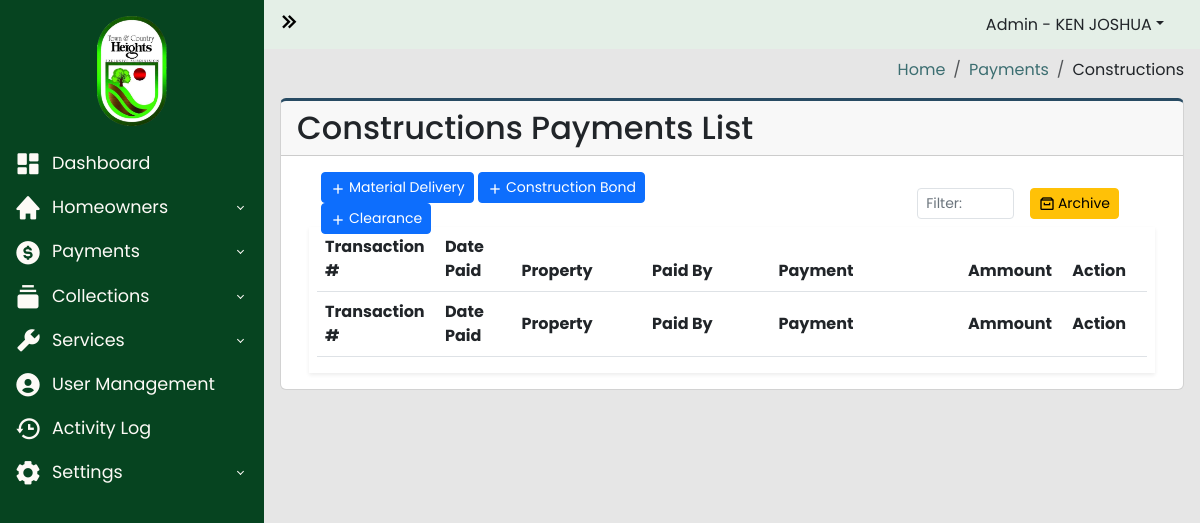
Page /payments/construction.php (signed in) on the earlier database version.
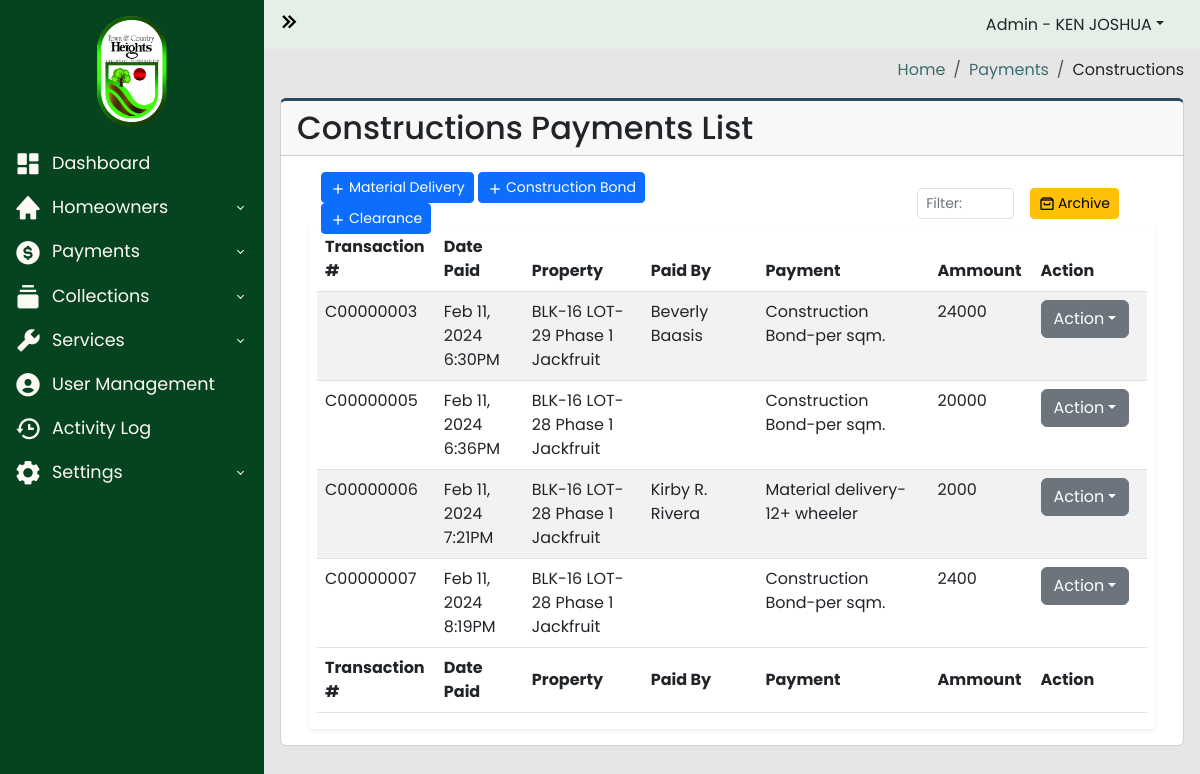
Same page on the later database version.
### tables this page shows
CREATE TABLE `construction_payment` (
  `id` int(255) NOT NULL,
  `transaction_number` varchar(255) NOT NULL,
  `property_id` int(255) NOT NULL,
  `collection_fee_id` int(255) NOT NULL,
  `paid` int(255) NOT NULL,
  `date_created` datetime NOT NULL,
  `delivery_date` datetime NOT NULL,
  `paid_by` varchar(255) NOT NULL,
  `refund` varchar(255) NOT NULL,
  `admin` varchar(255) NOT NULL,
  `archive` varchar(255) NOT NULL DEFAULT 'ACTIVE'
);

CREATE TABLE `property_list` (
  `id` int(100) NOT NULL,
  `homeowners_id` int(100) NOT NULL,
  `blk` varchar(100) NOT NULL,
  `lot` varchar(100) NOT NULL,
  `phase` varchar(100) NOT NULL,
  `street` varchar(100) NOT NULL,
  `tenant` int(100) DEFAULT NULL,
  `archive` varchar(255) NOT NULL DEFAULT 'ACTIVE'
);

CREATE TABLE `collection_fee` (
  `id` int(11) NOT NULL,
  `collection_fee_number` varchar(255) NOT NULL,
  `category` varchar(100) NOT NULL,
  `description` varchar(100) NOT NULL,
  `fee` varchar(100) NOT NULL,
  `date_created` datetime NOT NULL,
  `status` varchar(100) NOT NULL DEFAULT 'ACTIVE'
);

### payments/construction.php (the view, shortened to what the changed rows need)
<?php
require_once("../includes/header.php");
?>
<?php
$server = new Server;
$server->adminAuthentication();
?>
<body>
  <div class="wrapper">
    <div class="main">
      <main class="content px-3 py-2">
        <div class="card card-border">
          <div class="card-header">
            <h2>Constructions Payments List</h2>
          </div>
          <div class="card-body">
            <div class="container-fluid">
              <section class="main-content">
                <div class="row">
                  <div class="col-xs-12">
                    <div class="box">
                      <div class="body-box shadow-sm">
                        <div class="table-responsive mx-2">
                          <table id="constrcutionPaymentTable" class="table table-striped" style="width:100%">
                            <thead>
                              <tr>
                                <th width="1%">Transaction #</th>
                                <th width="5%">Date Paid</th>
                                <th width="10%">Property</th>
                                <th width="10%">Paid By</th>
                                <th width="15%">Payment</th>
                                <th width="1%">Ammount</th>
                                <th scope="col" width="3%">Action</th>
                              </tr>
                            </thead>
                            <tbody>
                              <?php
                              $ACTIVE = "ACTIVE";
                              $query1 = "SELECT
                              property_list.id as property_id,
                              property_list.blk as property_blk,
                              property_list.lot as property_lot,
                              property_list.phase as property_phase,
                              property_list.street as property_street,
                              collection_fee.id as collection_id,
                              collection_fee.collection_fee_number,
                              collection_fee.category,
                              collection_fee.description,
                              construction_payment.id as construction_payment_id,
                              construction_payment.paid as amount,
                              construction_payment.date_created as payment_date,
                              construction_payment.delivery_date,
                              construction_payment.paid_by,
                              construction_payment.transaction_number as construction_tn_number
                              FROM construction_payment
                              INNER JOIN property_list ON construction_payment.property_id = property_list.id
                              INNER JOIN collection_fee ON construction_payment.collection_fee_id = collection_fee.id
                              WHERE construction_payment.archive = :ACTIVE
                              ";
                              $data1 = ["ACTIVE" => $ACTIVE];
                              $connection1 = $server->openConn();
                              $stmt1 = $connection1->prepare($query1);
                              $stmt1->execute($data1);
                              if ($stmt1->rowCount() > 0) {
                                while ($result1 = $stmt1->fetch()) {
                                  $payment_date = date("M j, Y g:iA", strtotime($result1['payment_date']));
                                  $blk = $result1['property_blk'];
                                  $lot = $result1['property_lot'];
                                  $phase =  $result1['property_street'];
                                  $street = $result1['property_phase'];
                                  $address = "BLK-" . $blk . " LOT-" . $lot . " " . $street . " " . $phase;
                                  $paid_by = $result1['paid_by'];
                                  $payment = $result1['category'] . "-" . $result1['description'];
                                  $amount = $result1['amount'];
                                  $transaction_number = $result1['construction_tn_number'];
                              ?>
                                  <tr>
                                    <td><?php echo $transaction_number; ?></td>
                                    <td><?php echo $payment_date; ?></td>
                                    <td><?php echo $address; ?></td>
                                    <td><?php echo $paid_by; ?></td>
                                    <td><?php echo $payment; ?></td>
                                    <td><?php echo $amount; ?></td>
                                    <td>
                                      <div class="dropdown">
                                        <a class="btn btn-secondary dropdown-toggle" data-bs-toggle="dropdown">Action</a>
                                      </div>
                                    </td>
                                  </tr>
                              <?php
                                }
                              }
                              ?>
                            </tbody>
                            <tfoot>
                              <tr>
                                <th width="1%">Transaction #</th>
                                <th width="5%">Date Paid</th>
                                <th width="10%">Property</th>
                                <th width="10%">Paid By</th>
                                <th width="15%">Payment</th>
                                <th width="1%">Ammount</th>
                                <th scope="col" width="3%">Action</th>
                              </tr>
                            </tfoot>
                          </table>
                        </div>
                      </div>
                    </div>
                  </div>
                </div>
              </section>
            </div>
          </div>
        </div>
      </main>
    </div>
  </div>
  <?php
  include("../includes/footer.php");
  ?>

Differences in the rows shown:
added construction_payment: transaction_number "C00000003", date_created "Feb 11, 2024 6:30PM", property_list.blk+lot+phase "BLK-16 LOT-29 Phase 1 Jackfruit", paid_by "Beverly Baasis", collection_fee.description "Construction Bond-per sqm.", paid "24000"
added construction_payment: transaction_number "C00000005", date_created "Feb 11, 2024 6:36PM", property_list.blk+lot+phase "BLK-16 LOT-28 Phase 1 Jackfruit", collection_fee.description "Construction Bond-per sqm.", paid "20000"
added construction_payment: transaction_number "C00000006", date_created "Feb 11, 2024 7:21PM", property_list.blk+lot+phase "BLK-16 LOT-28 Phase 1 Jackfruit", paid_by "Kirby R. Rivera", collection_fee.description "Material delivery-12+ wheeler", paid "2000"
added construction_payment: transaction_number "C00000007", date_created "Feb 11, 2024 8:19PM", property_list.blk+lot+phase "BLK-16 LOT-28 Phase 1 Jackfruit", collection_fee.description "Construction Bond-per sqm.", paid "2400"
